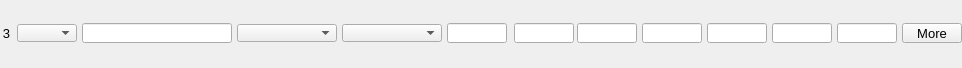
    <widget class="PyDMFrame" name="composite_2">
      <property name="geometry">
        <rect>
          <x>8</x>
          <y>232</y>
          <width>962</width>
          <height>68</height>
        </rect>
      </property>
      <widget class="PyDMEnumComboBox" name="menu_6">
        <property name="geometry">
          <rect>
            <x>17</x>
            <y>24</y>
            <width>60</width>
            <height>18</height>
          </rect>
        </property>
        <property name="toolTip">
          <string>${P}${O3}Use</string>
        </property>
        <property name="channel" stdset="0">
          <string>ca://${P}${O3}Use</string>
        </property>
        <property name="font" stdset="0">
          <font>
            <pointsize>10</pointsize>
          </font>
        </property>
        <property name="styleSheet">
          <string notr="true">PyDMEnumComboBox#menu_6 {
  color: rgb(0, 0, 0);
  background-color: rgb(115, 223, 255);
  }</string>
        </property>
      </widget>
      <widget class="PyDMLabel" name="text_update_22">
        <property name="geometry">
          <rect>
            <x>17</x>
            <y>0</y>
            <width>60</width>
            <height>18</height>
          </rect>
        </property>
        <property name="toolTip">
          <string>PV: ${P}${O3}Use_RBV</string>
        </property>
        <property name="channel" stdset="0">
          <string>ca://${P}${O3}Use_RBV</string>
        </property>
        <property name="font" stdset="0">
          <font>
            <pointsize>10</pointsize>
          </font>
        </property>
        <property name="alignment">
          <set>Qt::AlignCenter</set>
        </property>
        <property name="textInteractionFlags">
          <set>Qt::TextSelectableByKeyboard|Qt::TextSelectableByMouse</set>
        </property>
        <property name="styleSheet">
          <string notr="true">PyDMLabel#text_update_22 {
  color: rgb(10, 0, 184);
  background-color: rgb(70, 70, 70);
  }</string>
        </property>
      </widget>
      <widget class="PyDMLineEdit" name="text_entry_16">
        <property name="geometry">
          <rect>
            <x>82</x>
            <y>23</y>
            <width>150</width>
            <height>20</height>
          </rect>
        </property>
        <property name="channel" stdset="0">
          <string>ca://${P}${O3}Name</string>
        </property>
        <property name="toolTip">
          <string>${P}${O3}Name</string>
        </property>
        <property name="font" stdset="0">
          <font>
            <pointsize>10</pointsize>
          </font>
        </property>
        <property name="styleSheet">
          <string notr="true">PyDMLineEdit#text_entry_16 {
  color: rgb(0, 0, 0);
  background-color: rgb(115, 223, 255);
  border: 1px solid black;
  margin: 0px;
  padding: 0px;
  spacing: 0px;
  }</string>
        </property>
      </widget>
      <widget class="PyDMLabel" name="text_update_23">
        <property name="geometry">
          <rect>
            <x>82</x>
            <y>0</y>
            <width>150</width>
            <height>18</height>
          </rect>
        </property>
        <property name="toolTip">
          <string>PV: ${P}${O3}Name_RBV</string>
        </property>
        <property name="channel" stdset="0">
          <string>ca://${P}${O3}Name_RBV</string>
        </property>
        <property name="font" stdset="0">
          <font>
            <pointsize>10</pointsize>
          </font>
        </property>
        <property name="alignment">
          <set>Qt::AlignCenter</set>
        </property>
        <property name="textInteractionFlags">
          <set>Qt::TextSelectableByKeyboard|Qt::TextSelectableByMouse</set>
        </property>
        <property name="styleSheet">
          <string notr="true">PyDMLabel#text_update_23 {
  color: rgb(10, 0, 184);
  background-color: rgb(187, 187, 187);
  }</string>
        </property>
      </widget>
      <widget class="PyDMEnumComboBox" name="menu_7">
        <property name="geometry">
          <rect>
            <x>237</x>
            <y>24</y>
            <width>100</width>
            <height>18</height>
          </rect>
        </property>
        <property name="toolTip">
          <string>${P}${O3}Shape</string>
        </property>
        <property name="channel" stdset="0">
          <string>ca://${P}${O3}Shape</string>
        </property>
        <property name="font" stdset="0">
          <font>
            <pointsize>10</pointsize>
          </font>
        </property>
        <property name="styleSheet">
          <string notr="true">PyDMEnumComboBox#menu_7 {
  color: rgb(0, 0, 0);
  background-color: rgb(115, 223, 255);
  }</string>
        </property>
      </widget>
      <widget class="PyDMLabel" name="text_update_24">
        <property name="geometry">
          <rect>
            <x>237</x>
            <y>0</y>
            <width>100</width>
            <height>18</height>
          </rect>
        </property>
        <property name="toolTip">
          <string>PV: ${P}${O3}Shape_RBV</string>
        </property>
        <property name="channel" stdset="0">
          <string>ca://${P}${O3}Shape_RBV</string>
        </property>
        <property name="font" stdset="0">
          <font>
            <pointsize>10</pointsize>
          </font>
        </property>
        <property name="alignment">
          <set>Qt::AlignCenter</set>
        </property>
        <property name="textInteractionFlags">
          <set>Qt::TextSelectableByKeyboard|Qt::TextSelectableByMouse</set>
        </property>
        <property name="styleSheet">
          <string notr="true">PyDMLabel#text_update_24 {
  color: rgb(10, 0, 184);
  background-color: rgb(187, 187, 187);
  }</string>
        </property>
      </widget>
      <widget class="PyDMEnumComboBox" name="menu_8">
        <property name="geometry">
          <rect>
            <x>342</x>
            <y>24</y>
            <width>100</width>
            <height>18</height>
          </rect>
        </property>
        <property name="toolTip">
          <string>${P}${O3}DrawMode</string>
        </property>
        <property name="channel" stdset="0">
          <string>ca://${P}${O3}DrawMode</string>
        </property>
        <property name="font" stdset="0">
          <font>
            <pointsize>10</pointsize>
          </font>
        </property>
        <property name="styleSheet">
          <string notr="true">PyDMEnumComboBox#menu_8 {
  color: rgb(0, 0, 0);
  background-color: rgb(115, 223, 255);
  }</string>
        </property>
      </widget>
      <widget class="PyDMLabel" name="text_update_25">
        <property name="geometry">
          <rect>
            <x>342</x>
            <y>0</y>
            <width>100</width>
            <height>18</height>
          </rect>
        </property>
        <property name="toolTip">
          <string>PV: ${P}${O3}DrawMode_RBV</string>
        </property>
        <property name="channel" stdset="0">
          <string>ca://${P}${O3}DrawMode_RBV</string>
        </property>
        <property name="font" stdset="0">
          <font>
            <pointsize>10</pointsize>
          </font>
        </property>
        <property name="alignment">
          <set>Qt::AlignCenter</set>
        </property>
        <property name="textInteractionFlags">
          <set>Qt::TextSelectableByKeyboard|Qt::TextSelectableByMouse</set>
        </property>
        <property name="styleSheet">
          <string notr="true">PyDMLabel#text_update_25 {
  color: rgb(10, 0, 184);
  background-color: rgb(187, 187, 187);
  }</string>
        </property>
      </widget>
      <widget class="PyDMLineEdit" name="text_entry_17">
        <property name="geometry">
          <rect>
            <x>514</x>
            <y>23</y>
            <width>60</width>
            <height>20</height>
          </rect>
        </property>
        <property name="channel" stdset="0">
          <string>ca://${P}${O3}Green</string>
        </property>
        <property name="toolTip">
          <string>${P}${O3}Green</string>
        </property>
        <property name="font" stdset="0">
          <font>
            <pointsize>10</pointsize>
          </font>
        </property>
        <property name="styleSheet">
          <string notr="true">PyDMLineEdit#text_entry_17 {
  color: rgb(0, 0, 0);
  background-color: rgb(115, 223, 255);
  border: 1px solid black;
  margin: 0px;
  padding: 0px;
  spacing: 0px;
  }</string>
        </property>
      </widget>
      <widget class="PyDMLabel" name="text_update_26">
        <property name="geometry">
          <rect>
            <x>514</x>
            <y>0</y>
            <width>60</width>
            <height>18</height>
          </rect>
        </property>
        <property name="toolTip">
          <string>PV: ${P}${O3}Green_RBV</string>
        </property>
        <property name="channel" stdset="0">
          <string>ca://${P}${O3}Green_RBV</string>
        </property>
        <property name="font" stdset="0">
          <font>
            <pointsize>10</pointsize>
          </font>
        </property>
        <property name="alignment">
          <set>Qt::AlignCenter</set>
        </property>
        <property name="textInteractionFlags">
          <set>Qt::TextSelectableByKeyboard|Qt::TextSelectableByMouse</set>
        </property>
        <property name="styleSheet">
          <string notr="true">PyDMLabel#text_update_26 {
  color: rgb(10, 0, 184);
  background-color: rgb(187, 187, 187);
  }</string>
        </property>
      </widget>
      <widget class="PyDMLineEdit" name="text_entry_18">
        <property name="geometry">
          <rect>
            <x>577</x>
            <y>23</y>
            <width>60</width>
            <height>20</height>
          </rect>
        </property>
        <property name="channel" stdset="0">
          <string>ca://${P}${O3}Blue</string>
        </property>
        <property name="toolTip">
          <string>${P}${O3}Blue</string>
        </property>
        <property name="font" stdset="0">
          <font>
            <pointsize>10</pointsize>
          </font>
        </property>
        <property name="styleSheet">
          <string notr="true">PyDMLineEdit#text_entry_18 {
  color: rgb(0, 0, 0);
  background-color: rgb(115, 223, 255);
  border: 1px solid black;
  margin: 0px;
  padding: 0px;
  spacing: 0px;
  }</string>
        </property>
      </widget>
      <widget class="PyDMLabel" name="text_update_27">
        <property name="geometry">
          <rect>
            <x>577</x>
            <y>0</y>
            <width>60</width>
            <height>18</height>
          </rect>
        </property>
        <property name="toolTip">
          <string>PV: ${P}${O3}Blue_RBV</string>
        </property>
        <property name="channel" stdset="0">
          <string>ca://${P}${O3}Blue_RBV</string>
        </property>
        <property name="font" stdset="0">
          <font>
            <pointsize>10</pointsize>
          </font>
        </property>
        <property name="alignment">
          <set>Qt::AlignCenter</set>
        </property>
        <property name="textInteractionFlags">
          <set>Qt::TextSelectableByKeyboard|Qt::TextSelectableByMouse</set>
        </property>
        <property name="styleSheet">
          <string notr="true">PyDMLabel#text_update_27 {
  color: rgb(10, 0, 184);
  background-color: rgb(187, 187, 187);
  }</string>
        </property>
      </widget>
      <widget class="PyDMSlider" name="valuator_8">
        <property name="geometry">
          <rect>
            <x>642</x>
            <y>48</y>
            <width>60</width>
            <height>20</height>
          </rect>
        </property>
        <property name="channel" stdset="0">
          <string>ca://${P}${O3}PositionX</string>
        </property>
        <property name="toolTip">
          <string>${P}${O3}PositionX</string>
        </property>
        <property name="orientation" stdset="0">
          <string>Qt::Horizontal</string>
        </property>
        <property name="showLimitLabels" stdset="0">
          <bool>true</bool>
        </property>
        <property name="showValueLabel" stdset="0">
          <bool>false</bool>
        </property>
        <property name="showUnits" stdset="0">
          <bool>false</bool>
        </property>
        <property name="tickPosition" stdset="0">
          <enum>QSlider::NoTicks</enum>
        </property>
        <property name="precision" stdset="0">
          <number>1</number>
        </property>
        <property name="styleSheet">
          <string notr="true">PyDMSlider#valuator_8 {
  color: rgb(0, 0, 0);
  background-color: rgb(115, 223, 255);
  }</string>
        </property>
      </widget>
      <widget class="PyDMLineEdit" name="text_entry_19">
        <property name="geometry">
          <rect>
            <x>642</x>
            <y>23</y>
            <width>60</width>
            <height>20</height>
          </rect>
        </property>
        <property name="channel" stdset="0">
          <string>ca://${P}${O3}PositionX</string>
        </property>
        <property name="toolTip">
          <string>${P}${O3}PositionX</string>
        </property>
        <property name="font" stdset="0">
          <font>
            <pointsize>10</pointsize>
          </font>
        </property>
        <property name="styleSheet">
          <string notr="true">PyDMLineEdit#text_entry_19 {
  color: rgb(0, 0, 0);
  background-color: rgb(115, 223, 255);
  border: 1px solid black;
  margin: 0px;
  padding: 0px;
  spacing: 0px;
  }</string>
        </property>
      </widget>
      <widget class="PyDMLabel" name="text_update_28">
        <property name="geometry">
          <rect>
            <x>642</x>
            <y>0</y>
            <width>60</width>
            <height>18</height>
          </rect>
        </property>
        <property name="toolTip">
          <string>PV: ${P}${O3}PositionX_RBV</string>
        </property>
        <property name="channel" stdset="0">
          <string>ca://${P}${O3}PositionX_RBV</string>
        </property>
        <property name="font" stdset="0">
          <font>
            <pointsize>10</pointsize>
          </font>
        </property>
        <property name="alignment">
          <set>Qt::AlignCenter</set>
        </property>
        <property name="textInteractionFlags">
          <set>Qt::TextSelectableByKeyboard|Qt::TextSelectableByMouse</set>
        </property>
        <property name="styleSheet">
          <string notr="true">PyDMLabel#text_update_28 {
  color: rgb(10, 0, 184);
  background-color: rgb(187, 187, 187);
  }</string>
        </property>
      </widget>
      <widget class="PyDMSlider" name="valuator_9">
        <property name="geometry">
          <rect>
            <x>707</x>
            <y>48</y>
            <width>60</width>
            <height>20</height>
          </rect>
        </property>
        <property name="channel" stdset="0">
          <string>ca://${P}${O3}SizeX</string>
        </property>
        <property name="toolTip">
          <string>${P}${O3}SizeX</string>
        </property>
        <property name="orientation" stdset="0">
          <string>Qt::Horizontal</string>
        </property>
        <property name="showLimitLabels" stdset="0">
          <bool>true</bool>
        </property>
        <property name="showValueLabel" stdset="0">
          <bool>false</bool>
        </property>
        <property name="showUnits" stdset="0">
          <bool>false</bool>
        </property>
        <property name="tickPosition" stdset="0">
          <enum>QSlider::NoTicks</enum>
        </property>
        <property name="precision" stdset="0">
          <number>1</number>
        </property>
        <property name="styleSheet">
          <string notr="true">PyDMSlider#valuator_9 {
  color: rgb(0, 0, 0);
  background-color: rgb(115, 223, 255);
  }</string>
        </property>
      </widget>
      <widget class="PyDMLineEdit" name="text_entry_20">
        <property name="geometry">
          <rect>
            <x>707</x>
            <y>23</y>
            <width>60</width>
            <height>20</height>
          </rect>
        </property>
        <property name="channel" stdset="0">
          <string>ca://${P}${O3}SizeX</string>
        </property>
        <property name="toolTip">
          <string>${P}${O3}SizeX</string>
        </property>
        <property name="font" stdset="0">
          <font>
            <pointsize>10</pointsize>
          </font>
        </property>
        <property name="styleSheet">
          <string notr="true">PyDMLineEdit#text_entry_20 {
  color: rgb(0, 0, 0);
  background-color: rgb(115, 223, 255);
  border: 1px solid black;
  margin: 0px;
  padding: 0px;
  spacing: 0px;
  }</string>
        </property>
      </widget>
      <widget class="PyDMLabel" name="text_update_29">
        <property name="geometry">
          <rect>
            <x>707</x>
            <y>0</y>
            <width>60</width>
            <height>18</height>
          </rect>
        </property>
        <property name="toolTip">
          <string>PV: ${P}${O3}SizeX_RBV</string>
        </property>
        <property name="channel" stdset="0">
          <string>ca://${P}${O3}SizeX_RBV</string>
        </property>
        <property name="font" stdset="0">
          <font>
            <pointsize>10</pointsize>
          </font>
        </property>
        <property name="alignment">
          <set>Qt::AlignCenter</set>
        </property>
        <property name="textInteractionFlags">
          <set>Qt::TextSelectableByKeyboard|Qt::TextSelectableByMouse</set>
        </property>
        <property name="styleSheet">
          <string notr="true">PyDMLabel#text_update_29 {
  color: rgb(10, 0, 184);
  background-color: rgb(187, 187, 187);
  }</string>
        </property>
      </widget>
      <widget class="PyDMSlider" name="valuator_10">
        <property name="geometry">
          <rect>
            <x>772</x>
            <y>48</y>
            <width>60</width>
            <height>20</height>
          </rect>
        </property>
        <property name="channel" stdset="0">
          <string>ca://${P}${O3}PositionY</string>
        </property>
        <property name="toolTip">
          <string>${P}${O3}PositionY</string>
        </property>
        <property name="orientation" stdset="0">
          <string>Qt::Horizontal</string>
        </property>
        <property name="showLimitLabels" stdset="0">
          <bool>true</bool>
        </property>
        <property name="showValueLabel" stdset="0">
          <bool>false</bool>
        </property>
        <property name="showUnits" stdset="0">
          <bool>false</bool>
        </property>
        <property name="tickPosition" stdset="0">
          <enum>QSlider::NoTicks</enum>
        </property>
        <property name="precision" stdset="0">
          <number>1</number>
        </property>
        <property name="styleSheet">
          <string notr="true">PyDMSlider#valuator_10 {
  color: rgb(0, 0, 0);
  background-color: rgb(115, 223, 255);
  }</string>
        </property>
      </widget>
      <widget class="PyDMLineEdit" name="text_entry_21">
        <property name="geometry">
          <rect>
            <x>772</x>
            <y>23</y>
            <width>60</width>
            <height>20</height>
          </rect>
        </property>
        <property name="channel" stdset="0">
          <string>ca://${P}${O3}PositionY</string>
        </property>
        <property name="toolTip">
          <string>${P}${O3}PositionY</string>
        </property>
        <property name="font" stdset="0">
          <font>
            <pointsize>10</pointsize>
          </font>
        </property>
        <property name="styleSheet">
          <string notr="true">PyDMLineEdit#text_entry_21 {
  color: rgb(0, 0, 0);
  background-color: rgb(115, 223, 255);
  border: 1px solid black;
  margin: 0px;
  padding: 0px;
  spacing: 0px;
  }</string>
        </property>
      </widget>
      <widget class="PyDMLabel" name="text_update_30">
        <property name="geometry">
          <rect>
            <x>772</x>
            <y>0</y>
            <width>60</width>
            <height>18</height>
          </rect>
        </property>
        <property name="toolTip">
          <string>PV: ${P}${O3}PositionY_RBV</string>
        </property>
        <property name="channel" stdset="0">
          <string>ca://${P}${O3}PositionY_RBV</string>
        </property>
        <property name="font" stdset="0">
          <font>
            <pointsize>10</pointsize>
          </font>
        </property>
        <property name="alignment">
          <set>Qt::AlignCenter</set>
        </property>
        <property name="textInteractionFlags">
          <set>Qt::TextSelectableByKeyboard|Qt::TextSelectableByMouse</set>
        </property>
        <property name="styleSheet">
          <string notr="true">PyDMLabel#text_update_30 {
  color: rgb(10, 0, 184);
  background-color: rgb(187, 187, 187);
  }</string>
        </property>
      </widget>
      <widget class="PyDMSlider" name="valuator_11">
        <property name="geometry">
          <rect>
            <x>837</x>
            <y>48</y>
            <width>60</width>
            <height>20</height>
          </rect>
        </property>
        <property name="channel" stdset="0">
          <string>ca://${P}${O3}SizeY</string>
        </property>
        <property name="toolTip">
          <string>${P}${O3}SizeY</string>
        </property>
        <property name="orientation" stdset="0">
          <string>Qt::Horizontal</string>
        </property>
        <property name="showLimitLabels" stdset="0">
          <bool>true</bool>
        </property>
        <property name="showValueLabel" stdset="0">
          <bool>false</bool>
        </property>
        <property name="showUnits" stdset="0">
          <bool>false</bool>
        </property>
        <property name="tickPosition" stdset="0">
          <enum>QSlider::NoTicks</enum>
        </property>
        <property name="precision" stdset="0">
          <number>1</number>
        </property>
        <property name="styleSheet">
          <string notr="true">PyDMSlider#valuator_11 {
  color: rgb(0, 0, 0);
  background-color: rgb(115, 223, 255);
  }</string>
        </property>
      </widget>
      <widget class="PyDMLineEdit" name="text_entry_22">
        <property name="geometry">
          <rect>
            <x>837</x>
            <y>23</y>
            <width>60</width>
            <height>20</height>
          </rect>
        </property>
        <property name="channel" stdset="0">
          <string>ca://${P}${O3}SizeY</string>
        </property>
        <property name="toolTip">
          <string>${P}${O3}SizeY</string>
        </property>
        <property name="font" stdset="0">
          <font>
            <pointsize>10</pointsize>
          </font>
        </property>
        <property name="styleSheet">
          <string notr="true">PyDMLineEdit#text_entry_22 {
  color: rgb(0, 0, 0);
  background-color: rgb(115, 223, 255);
  border: 1px solid black;
  margin: 0px;
  padding: 0px;
  spacing: 0px;
  }</string>
        </property>
      </widget>
      <widget class="PyDMLabel" name="text_update_31">
        <property name="geometry">
          <rect>
            <x>837</x>
            <y>0</y>
            <width>60</width>
            <height>18</height>
          </rect>
        </property>
        <property name="toolTip">
          <string>PV: ${P}${O3}SizeY_RBV</string>
        </property>
        <property name="channel" stdset="0">
          <string>ca://${P}${O3}SizeY_RBV</string>
        </property>
        <property name="font" stdset="0">
          <font>
            <pointsize>10</pointsize>
          </font>
        </property>
        <property name="alignment">
          <set>Qt::AlignCenter</set>
        </property>
        <property name="textInteractionFlags">
          <set>Qt::TextSelectableByKeyboard|Qt::TextSelectableByMouse</set>
        </property>
        <property name="styleSheet">
          <string notr="true">PyDMLabel#text_update_31 {
  color: rgb(10, 0, 184);
  background-color: rgb(187, 187, 187);
  }</string>
        </property>
      </widget>
      <widget class="PyDMLineEdit" name="text_entry_23">
        <property name="geometry">
          <rect>
            <x>447</x>
            <y>23</y>
            <width>60</width>
            <height>20</height>
          </rect>
        </property>
        <property name="channel" stdset="0">
          <string>ca://${P}${O3}Red</string>
        </property>
        <property name="toolTip">
          <string>${P}${O3}Red</string>
        </property>
        <property name="font" stdset="0">
          <font>
            <pointsize>10</pointsize>
          </font>
        </property>
        <property name="styleSheet">
          <string notr="true">PyDMLineEdit#text_entry_23 {
  color: rgb(0, 0, 0);
  background-color: rgb(115, 223, 255);
  border: 1px solid black;
  margin: 0px;
  padding: 0px;
  spacing: 0px;
  }</string>
        </property>
      </widget>
      <widget class="PyDMLabel" name="text_update_32">
        <property name="geometry">
          <rect>
            <x>447</x>
            <y>0</y>
            <width>60</width>
            <height>18</height>
          </rect>
        </property>
        <property name="toolTip">
          <string>PV: ${P}${O3}Red_RBV</string>
        </property>
        <property name="channel" stdset="0">
          <string>ca://${P}${O3}Red_RBV</string>
        </property>
        <property name="font" stdset="0">
          <font>
            <pointsize>10</pointsize>
          </font>
        </property>
        <property name="alignment">
          <set>Qt::AlignCenter</set>
        </property>
        <property name="textInteractionFlags">
          <set>Qt::TextSelectableByKeyboard|Qt::TextSelectableByMouse</set>
        </property>
        <property name="styleSheet">
          <string notr="true">PyDMLabel#text_update_32 {
  color: rgb(10, 0, 184);
  background-color: rgb(187, 187, 187);
  }</string>
        </property>
      </widget>
      <widget class="QLabel" name="text_17">
        <property name="geometry">
          <rect>
            <x>0</x>
            <y>23</y>
            <width>10</width>
            <height>20</height>
          </rect>
        </property>
        <property name="text">
          <string>3</string>
        </property>
        <property name="font" stdset="0">
          <font>
            <pointsize>10</pointsize>
          </font>
        </property>
        <property name="brush" stdset="0">
          <brush brushstyle="SolidPattern">
            <color alpha="255">
              <red>0</red>
              <green>0</green>
              <blue>0</blue>
            </color>
          </brush>
        </property>
        <property name="toolTip">
          <string>text_17</string>
        </property>
        <property name="alignment">
          <set>Qt::AlignRight|Qt::AlignTrailing|Qt::AlignVCenter</set>
        </property>
        <property name="styleSheet">
          <string notr="true">QLabel#text_17 {
  color: rgb(0, 0, 0);
  }</string>
        </property>
      </widget>
      <widget class="PyDMRelatedDisplayButton" name="related_display_2">
        <property name="geometry">
          <rect>
            <x>902</x>
            <y>23</y>
            <width>60</width>
            <height>20</height>
          </rect>
        </property>
        <property name="toolTip">
          <string>More</string>
        </property>
        <property name="text">
          <string>More</string>
        </property>
        <property name="showIcon" stdset="0">
          <bool>true</bool>
        </property>
        <property name="font" stdset="0">
          <font>
            <pointsize>10</pointsize>
          </font>
        </property>
        <property name="styleSheet">
          <string notr="true">PyDMRelatedDisplayButton#related_display_2 {
  color: rgb(0, 0, 0);
  background-color: rgb(115, 223, 255);
  }</string>
        </property>
        <property name="titles" stdset="0">
          <stringlist>
            <string>Full Overlay</string>
          </stringlist>
        </property>
        <property name="filenames" stdset="0">
          <stringlist>
            <string>OverlayN_V21.ui</string>
          </stringlist>
        </property>
        <property name="macros" stdset="0">
          <stringlist>
            <string>P=${P}, R=${O3}</string>
          </stringlist>
        </property>
        <property name="openInNewWindow" stdset="0">
          <bool>true</bool>
        </property>
      </widget>
    </widget>
